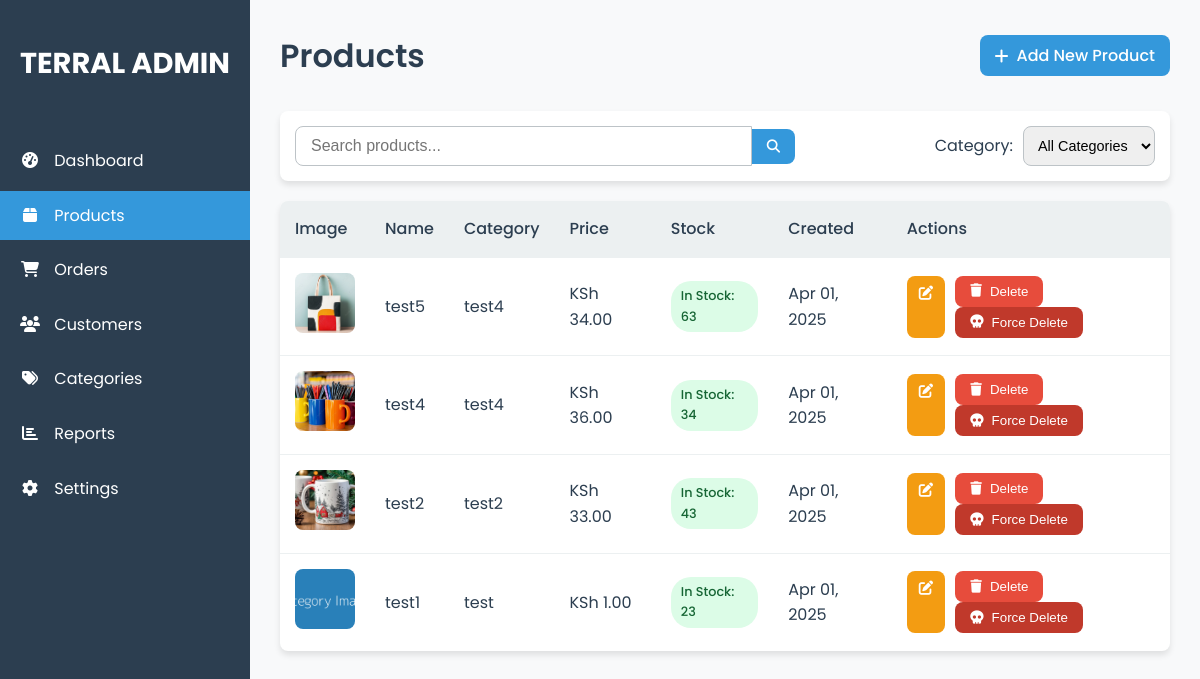
Page /admin/products.php (signed in) on the earlier database version.
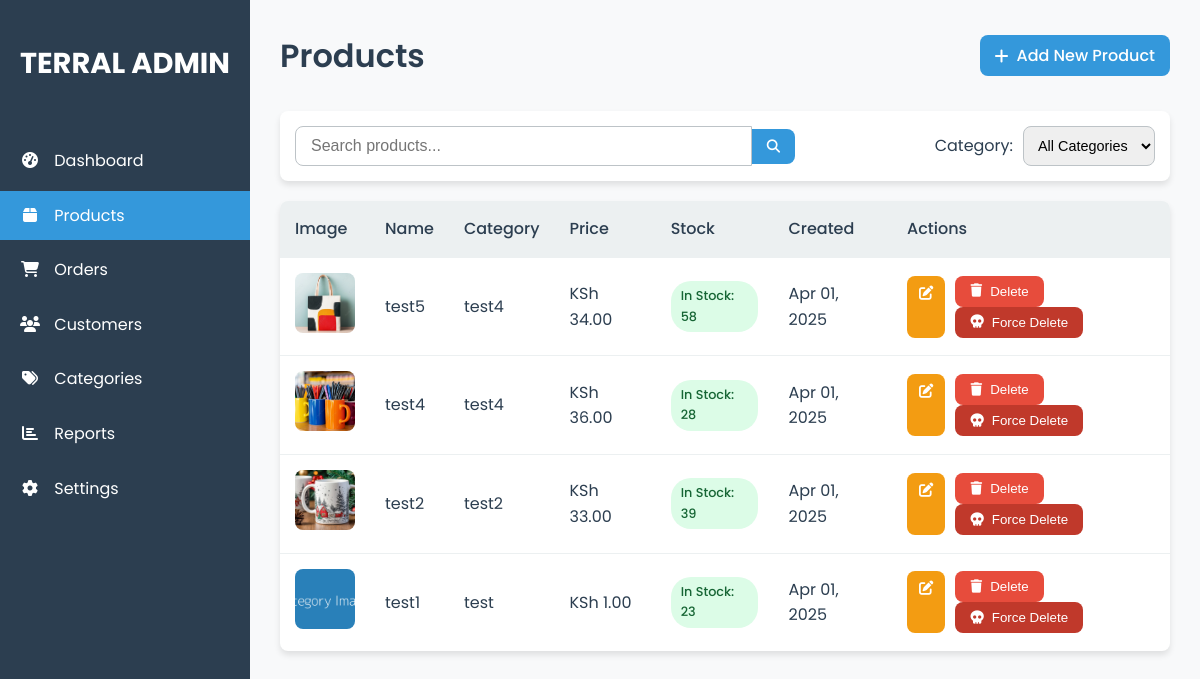
Same page on the later database version.
### tables this page shows
CREATE TABLE `products` (
  `id` int(11) NOT NULL,
  `name` varchar(255) NOT NULL,
  `description` text DEFAULT NULL,
  `category_id` int(11) DEFAULT NULL,
  `price` decimal(10,2) NOT NULL,
  `stock` int(11) NOT NULL DEFAULT 0,
  `image` varchar(255) DEFAULT NULL,
  `is_customizable` tinyint(1) NOT NULL DEFAULT 0,
  `status` enum('active','inactive','out_of_stock') NOT NULL DEFAULT 'active',
  `sku` varchar(100) DEFAULT NULL,
  `weight` decimal(10,2) DEFAULT NULL,
  `dimensions` varchar(100) DEFAULT NULL,
  `created_at` timestamp NOT NULL DEFAULT current_timestamp(),
  `updated_at` timestamp NOT NULL DEFAULT current_timestamp() ON UPDATE current_timestamp()
);

CREATE TABLE `categories` (
  `id` int(11) NOT NULL,
  `name` varchar(100) NOT NULL,
  `description` text DEFAULT NULL,
  `image` varchar(255) DEFAULT NULL,
  `created_at` timestamp NOT NULL DEFAULT current_timestamp(),
  `updated_at` timestamp NOT NULL DEFAULT current_timestamp() ON UPDATE current_timestamp()
);

### api/models/Product.php (called while the page is built, shortened)
<?php
class Product {
    private $conn;
    private $table_name = "products";
    private $category_table = "categories";
    public function __construct($db) {
        $this->conn = $db;
    }
    public function readPaginated($limit = 10, $offset = 0, $category_id = null, $search = null) {
        $query = "SELECT p.*, c.name as category_name
                  FROM " . $this->table_name . " p
                  LEFT JOIN " . $this->category_table . " c ON p.category_id = c.id
                  WHERE 1=1 ";
        $query .= "ORDER BY p.created_at DESC
                   LIMIT :limit OFFSET :offset";
        $stmt = $this->conn->prepare($query);
        $stmt->bindParam(':limit', $limit, PDO::PARAM_INT);
        $stmt->bindParam(':offset', $offset, PDO::PARAM_INT);
        $stmt->execute();
        return $stmt;
    }
}
?>

### api/models/Category.php (called while the page is built, shortened)
<?php
class Category {
    private $conn;
    private $table_name = "categories";
    public function __construct($db) {
        $this->conn = $db;
    }
    public function read() {
        $query = "SELECT * FROM " . $this->table_name . " ORDER BY name ASC";
        $stmt = $this->conn->prepare($query);
        $stmt->execute();
        return $stmt;
    }
}

### admin/products.php (the view, shortened to what this page needs)
<?php
require_once ROOT_PATH . '/api/models/Product.php';
require_once ROOT_PATH . '/api/models/Category.php';
$database = new Database();
$db = $database->getConnection();
$product = new Product($db);
$page = isset($_GET['page']) ? (int)$_GET['page'] : 1;
$records_per_page = 10;
$offset = ($page - 1) * $records_per_page;
$category_id = isset($_GET['category_id']) ? $_GET['category_id'] : null;
$search = isset($_GET['search']) ? $_GET['search'] : null;
$stmt = $product->readPaginated($records_per_page, $offset, $category_id, $search);
$num = $stmt->rowCount();
?>
<!DOCTYPE html>
<html lang="en">
<head>
    <link rel="stylesheet" href="https://cdnjs.cloudflare.com/ajax/libs/font-awesome/6.4.0/css/all.min.css">
</head>
<body>
    <div class="container">
        <div class="sidebar">
            <div class="sidebar-logo">
                TERRAL ADMIN
            </div>
            <ul class="sidebar-menu">
                <li>
                    <a href="dashboard.php">
                        <i class="fas fa-tachometer-alt"></i> Dashboard
                    </a>
                </li>
                <li>
                    <a href="products.php" class="active">
                        <i class="fas fa-box"></i> Products
                    </a>
                </li>
                <li>
                    <a href="orders.php">
                        <i class="fas fa-shopping-cart"></i> Orders
                    </a>
                </li>
                <li>
                    <a href="customers.php">
                        <i class="fas fa-users"></i> Customers
                    </a>
                </li>
                <li>
                    <a href="categories.php">
                        <i class="fas fa-tags"></i> Categories
                    </a>
                </li>
                <li>
                    <a href="reports.php">
                        <i class="fas fa-chart-bar"></i> Reports
                    </a>
                </li>
                <li>
                    <a href="settings.php">
                        <i class="fas fa-cog"></i> Settings
                    </a>
                </li>
            </ul>
        </div>
        <div class="main-content">
            <div class="page-header">
                <h1 class="page-title">Products</h1>
                <a href="add-product.php" class="btn btn-primary">
                    <i class="fas fa-plus"></i> Add New Product
                </a>
            </div>
            <form action="products.php" method="GET" class="filter-bar">
                <div class="search-bar">
                    <input type="text" name="search" placeholder="Search products..." value="<?php echo htmlspecialchars($search ?? ''); ?>">
                    <button type="submit">
                        <i class="fas fa-search"></i>
                    </button>
                </div>
                <div class="filter-options">
                    <label for="category">Category:</label>
                    <select name="category_id" id="category" onchange="this.form.submit()">
                        <option value="">All Categories</option>
                    </select>
                </div>
            </form>
            <div class="products-table">
                <?php if ($num > 0): ?>
                    <table>
                        <thead>
                            <tr>
                                <th width="80">Image</th>
                                <th>Name</th>
                                <th>Category</th>
                                <th>Price</th>
                                <th>Stock</th>
                                <th>Created</th>
                                <th>Actions</th>
                            </tr>
                        </thead>
                        <tbody>
                            <?php while ($row = $stmt->fetch(PDO::FETCH_ASSOC)): ?>
                                <tr>
                                    <td>
                                        <img src="<?php echo !empty($row['image']) ? '/Terral/uploads/products/' . $row['image'] : '/Terral/assets/images/placeholder.jpg'; ?>" alt="<?php echo htmlspecialchars($row['name']); ?>" class="product-image">
                                    </td>
                                    <td><?php echo htmlspecialchars($row['name']); ?></td>
                                    <td><?php echo htmlspecialchars($row['category_name']); ?></td>
                                    <td>KSh <?php echo number_format($row['price'], 2); ?></td>
                                    <td>
                                        <?php
                                        $stock_class = '';
                                        if ($row['stock'] <= 0) {
                                            $stock_class = 'out-of-stock';
                                            $stock_text = 'Out of Stock';
                                        } elseif ($row['stock'] <= 5) {
                                            $stock_class = 'low-stock';
                                            $stock_text = 'Low Stock: ' . $row['stock'];
                                        } else {
                                            $stock_class = 'in-stock';
                                            $stock_text = 'In Stock: ' . $row['stock'];
                                        }
                                        ?>
                                        <span class="stock-status <?php echo $stock_class; ?>"><?php echo $stock_text; ?></span>
                                    </td>
                                    <td><?php echo date('M d, Y', strtotime($row['created_at'])); ?></td>
                                    <td>
                                        <div class="action-buttons">
                                            <a href="edit-product.php?id=<?php echo $row['id']; ?>" class="action-btn btn-edit">
                                                <i class="fas fa-edit"></i>
                                            </a>
                                            <div class="btn-group">
                                                <button onclick="confirmDelete(<?php echo $row['id']; ?>, '<?php echo htmlspecialchars($row['name'], ENT_QUOTES); ?>')"
                                                        class="btn btn-danger btn-sm">
                                                    <i class="fas fa-trash"></i> Delete
                                                </button>
                                                <button onclick="confirmForceDelete(<?php echo $row['id']; ?>, '<?php echo htmlspecialchars($row['name'], ENT_QUOTES); ?>')"
                                                        class="btn btn-danger btn-sm" style="background-color: #c0392b;">
                                                    <i class="fas fa-skull"></i> Force Delete
                                                </button>
                                            </div>
                                        </div>
                                    </td>
                                </tr>
                            <?php endwhile; ?>
                        </tbody>
                    </table>
                <?php else: ?>
                    <div class="no-products">
                        <p>No products found. <a href="add-product.php">Add a new product</a>.</p>
                    </div>
                <?php endif; ?>
            </div>
        </div>
    </div>
</body>
</html>

### admin/products.php (style rules this page uses)
:root { --primary: #3498db; --primary-dark: #2980b9; --secondary: #e74c3c; --text-dark: #2c3e50; --text-light: #7f8c8d; --background: #f8f9fa; --white: #ffffff; --gray-light: #ecf0f1; --gray: #bdc3c7; --success: #2ecc71; --warning: #f39c12; --danger: #e74c3c; --border-radius: 8px; --shadow: 0 4px 6px rgba(0, 0, 0, 0.1); --transition: all 0.3s ease; }
* { margin: 0; padding: 0; box-sizing: border-box; }
body { font-family: 'Poppins', sans-serif; color: var(--text-dark); background-color: var(--background); line-height: 1.6; }
a { text-decoration: none; color: inherit; }
.container { display: flex; min-height: 100vh; }
.sidebar { width: 250px; background-color: var(--text-dark); color: var(--white); padding: 20px 0; position: fixed; height: 100vh; overflow-y: auto; }
.sidebar-logo { font-size: 1.8rem; font-weight: 700; color: var(--white); padding: 20px; text-align: center; margin-bottom: 30px; }
.sidebar-menu { list-style: none; }
.sidebar-menu li { margin-bottom: 5px; }
.sidebar-menu a { display: block; padding: 12px 20px; transition: var(--transition); }
.sidebar-menu a.active { background-color: var(--primary); color: var(--white); }
.sidebar-menu i { margin-right: 10px; width: 20px; text-align: center; }
.main-content { flex: 1; margin-left: 250px; padding: 30px; }
.page-header { display: flex; justify-content: space-between; align-items: center; margin-bottom: 30px; }
.page-title { font-size: 2rem; font-weight: 600; }
.btn { padding: 8px 15px; border-radius: var(--border-radius); font-weight: 500; cursor: pointer; transition: var(--transition); display: inline-flex; align-items: center; justify-content: center; border: none; }
.btn i { margin-right: 8px; }
.btn-primary { background-color: var(--primary); color: var(--white); }
.btn-danger { background-color: var(--danger); color: var(--white); }
.filter-bar { display: flex; justify-content: space-between; align-items: center; margin-bottom: 20px; background-color: var(--white); padding: 15px; border-radius: var(--border-radius); box-shadow: var(--shadow); }
.search-bar { display: flex; align-items: center; flex: 1; max-width: 500px; }
.search-bar input { flex: 1; padding: 10px 15px; border: 1px solid var(--gray); border-radius: var(--border-radius) 0 0 var(--border-radius); outline: none; font-size: 1rem; }
.search-bar button { padding: 10px 15px; background-color: var(--primary); color: var(--white); border: none; border-radius: 0 var(--border-radius) var(--border-radius) 0; cursor: pointer; transition: var(--transition); }
.filter-options { display: flex; align-items: center; }
.filter-options select { padding: 10px; border: 1px solid var(--gray); border-radius: var(--border-radius); margin-left: 10px; outline: none; font-size: 0.9rem; }
.products-table { width: 100%; background-color: var(--white); border-radius: var(--border-radius); box-shadow: var(--shadow); overflow: hidden; }
.products-table table { width: 100%; border-collapse: collapse; }
.products-table th, .products-table td { padding: 15px; text-align: left; border-bottom: 1px solid var(--gray-light); }
.products-table th { background-color: var(--gray-light); font-weight: 500; }
.products-table tr:last-child td { border-bottom: none; }
.product-image { width: 60px; height: 60px; object-fit: cover; border-radius: var(--border-radius); }
.stock-status { padding: 5px 10px; border-radius: 20px; font-size: 0.8rem; font-weight: 500; display: inline-block; }
.in-stock { background-color: #DCFCE7; color: #166534; }
.action-buttons { display: flex; gap: 10px; }
.action-btn { padding: 6px 12px; border-radius: var(--border-radius); transition: var(--transition); font-size: 0.9rem; }
.btn-edit { background-color: var(--warning); color: var(--white); }

Differences in the rows shown:
changed products "test5": stock "In Stock: 63" → "In Stock: 58"
changed products: stock "In Stock: 34" → "In Stock: 28"
changed products "test2": stock "In Stock: 43" → "In Stock: 39"
